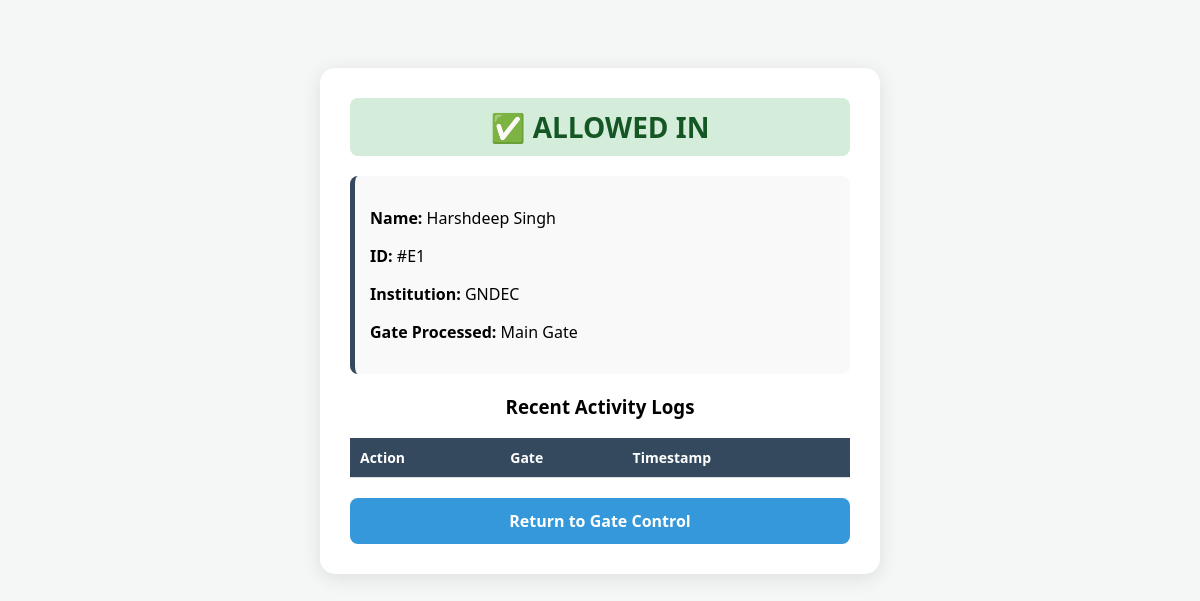
Page /guard_scan_result.php?id=#E1 on the earlier database version.
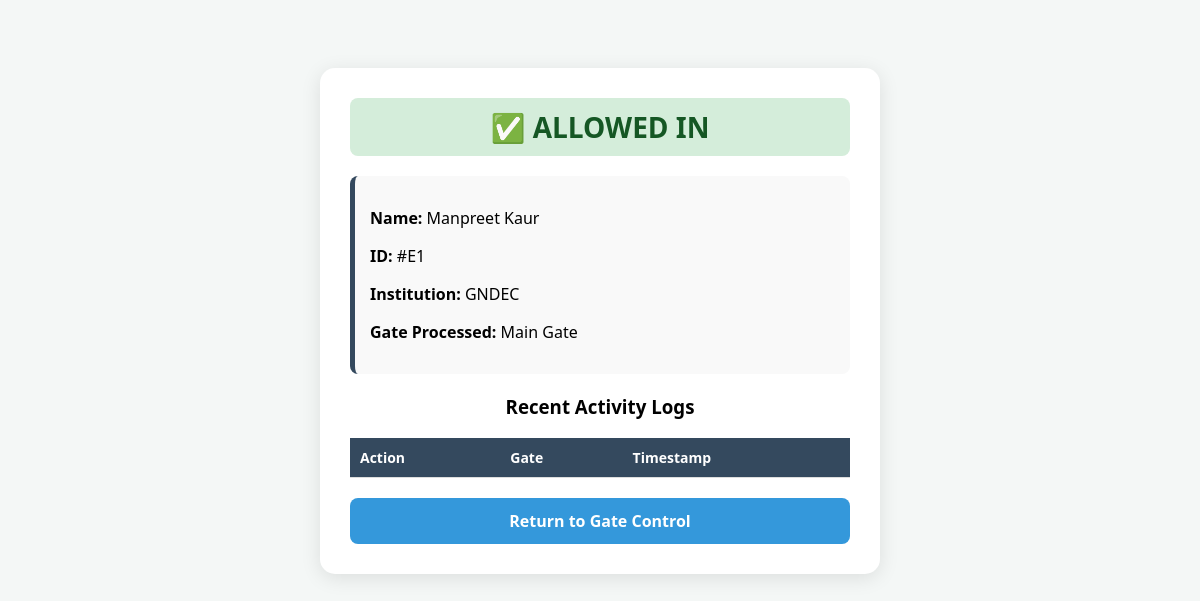
Same page on the later database version.
### tables this page shows
CREATE TABLE `students` (
  `unique_id` varchar(20) NOT NULL,
  `roll_no` varchar(50) DEFAULT NULL,
  `name` varchar(100) DEFAULT NULL,
  `institution` varchar(10) DEFAULT NULL,
  `course` varchar(100) DEFAULT NULL,
  `phone_no` varchar(15) DEFAULT NULL,
  `gate_no` varchar(10) DEFAULT NULL,
  `admission_year` int(11) DEFAULT NULL,
  `passing_year` int(11) DEFAULT NULL,
  `photo` varchar(255) DEFAULT NULL,
  `signature` varchar(255) DEFAULT NULL,
  `qr_path` varchar(255) DEFAULT NULL
);

### guard_scan_result.php (the view, shortened to what this page needs)
<?php
include('db_config.php');
$raw_id = urldecode($_GET['id']);
$student_id = mysqli_real_escape_string($conn, $raw_id);
$gate_no = isset($_GET['gate_no']) ? mysqli_real_escape_string($conn, $_GET['gate_no']) : 'Main Gate';
$student_query = mysqli_query($conn, "SELECT name, institution FROM students WHERE unique_id = '$student_id'");
$student = mysqli_fetch_assoc($student_query);
$student_name = $student['name'];
$institution = $student['institution'];
$last_log_query = mysqli_query($conn, "SELECT direction FROM student_attendance WHERE student_id = '$student_id' ORDER BY log_time DESC LIMIT 1");
$last_log = mysqli_fetch_assoc($last_log_query);
$next_direction = ($last_log && $last_log['direction'] == 'IN') ? 'OUT' : 'IN';
?>
<!DOCTYPE html>
<html lang="en">
<head>
</head>
<body>
    <div class="result-card">
        <div class="status-header status-<?php echo $next_direction; ?>">
            ✅ ALLOWED
            <?php echo $next_direction; ?>
        </div>
        <div class="details">
            <p><b>Name:</b>
                <?php echo htmlspecialchars($student_name); ?>
            </p>
            <p><b>ID:</b>
                <?php echo htmlspecialchars($student_id); ?>
            </p>
            <p><b>Institution:</b>
                <?php echo htmlspecialchars($institution); ?>
            </p>
            <p><b>Gate Processed:</b>
                <?php echo htmlspecialchars($gate_no); ?>
            </p>
        </div>
        <h3>Recent Activity Logs</h3>
        <table>
            <thead>
                <tr>
                    <th>Action</th>
                    <th>Gate</th>
                    <th>Timestamp</th>
                </tr>
            </thead>
        </table>
        <a href="guard_interface.php" class="btn">Return to Gate Control</a>
    </div>
</body>
</html>

Differences in the rows shown:
changed students "GNDEC": name "Harshdeep Singh" → "Manpreet Kaur"
